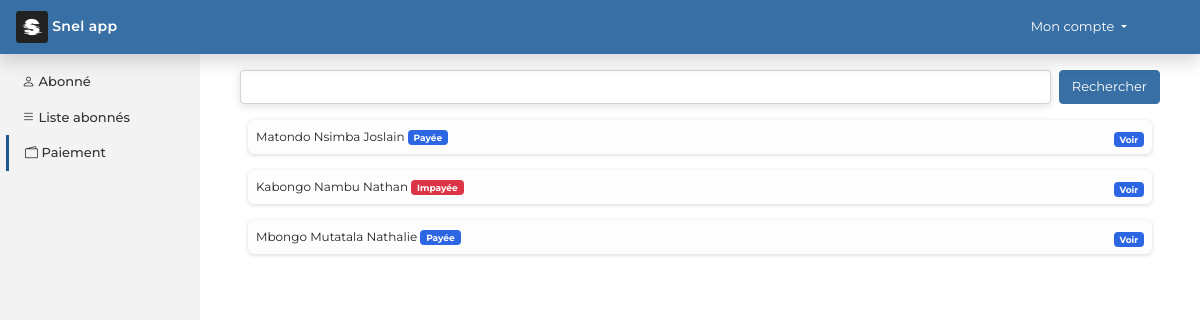
The app's page /app/paiement/ (signed in) with its own data.
### app/models.py (models this page shows, shortened)
class Invoice(models.Model):
    invoice_code = models.CharField(max_length=20, unique=True)
    souscriber = models.ForeignKey(Subscriber, on_delete=models.CASCADE)
    month = models.CharField(max_length=50)
    index_invoice = models.CharField(max_length=50)
    consommation = models.CharField(max_length=50)
    amount = models.DecimalField(max_digits=10, decimal_places=2)
    status = models.CharField(max_length=50, default='Impayée')
    date_invoice = models.DateField(auto_now_add=True, auto_created=True)

class Subscriber(models.Model):
    code_subscriber = models.CharField(max_length=20)
    name = models.CharField(max_length=50)
    last_name = models.CharField(max_length=50)
    first_name = models.CharField(max_length=50)
    address = models.CharField(max_length=200)
    type_subscriber = models.CharField(max_length=50)
    center = models.ForeignKey(Center, on_delete=models.CASCADE)

### app/views.py (the view)
# urls.py: path("paiement/", Paiement.as_view(), name="paiement"),
class Paiement(View):
    template_name = "app/paiement.html"
    title = "Paiement"
    def get(self, request):
        agent = Agent.objects.get(user__id = request.user.id)
        center = agent.center
        q = request.GET.get('q')
        if q:
            invoices = Invoice.objects.filter(invoice_code__contains=q, souscriber__center=center) | Invoice.objects.filter(souscriber__name__contains=q)
        else:
            invoices = Invoice.objects.filter(souscriber__center=center)
        return render(request, self.template_name, {
            'title':self.title,
            'invoices':invoices
        })

### templates/app/paiement.html
{% extends 'main_app.html' %}
{% load static %}
{% block main_app %}
       <form method="get" class="p-3">
            <div class="d-flex justify-content-between">
            <input type="search" name="q" class="form-control me-2" id="search">
                 <button type="submit" class="btn btn-primary">Rechercher</button>
            </div>
        </form>
         <div class="container">
            {% for item in invoices %}
                <p class="cvs p-2">
                    {{item.souscriber.name}}  {{item.souscriber.last_name}}  {{item.souscriber.first_name}}
                    {% if item.status == 'Impayée'  %}
                        <a href="{% url 'update_invoice' item.id %}">
                            <span class="badge bg-danger" data-toggle="tooltip" data-placement="top" title="Payer la facture">{{item.status}}</span>
                        </a>
                    {% else %}
                            <span class="badge bg-primary">{{item.status}}</span>
                    {% endif %}
                    <a href="{% url 'generate_pdf' item.id %}">
                        <span class="badge bg-primary float-end mt-1">Voir</span>
                    </a>
                </p>
                {% empty %}
                    <p class="text-center text-gray mt-4"><i class="bi bi-view-list"></i> Liste vide pour le moment !</p>
            {% endfor %}
        </div>
    </div>
{% endblock main_app %}

### templates/main_app.html (shortened to what this page needs)
{% extends 'main.html' %}
{% load static %}
{% block main %}
    <header class="navbar navbar-dark sticky-top bg-dark flex-md-nowrap p-0 shadow">
        <a class="navbar-brand col-md-3 col-lg-2 me-0 fs-6 px-3" href=""> <img src="{% static 'image/favicon-32x32.png' %}" class="img-fluid"> Snel app</a>
        <div class="dropdown account">
            <button class="btn dropdown-toggle text-white" type="button" data-bs-toggle="dropdown" aria-expanded="false">
                Mon compte
            </button>
        </div>
    </header>
    <div class="container-fluid">
        <div class="row">
            <nav id="sidebarMenu" class="col-md-3 col-lg-2 d-md-block bg-light sidebar collapse">
                <div class="position-sticky pt-3">
                    <ul class="nav flex-column">
                        <li class="nav-item">
                            <a href="{% url 'create_subscribers' %}" class="nav-link {% if title == 'Abonné' %}active{% endif %}"><i class="bi bi-person"></i> Abonné</a>
                        </li>
                        <li class="nav-item">
                            <a href="{% url 'read_subscribers' %}" class="nav-link {% if title == 'Liste abonnés' %}active{% endif %}"><i class="bi bi-list"></i> Liste abonnés</a>
                        </li>
                        <li class="nav-item">
                            <a href="{% url 'paiement' %}" class="nav-link {% if title == 'Paiement' %}active{% endif %}"><i class="bi bi-wallet2"></i> Paiement</a>
                        </li>
                    </ul>
                </div>
            </nav>
            <main class="col-md-9 ms-sm-auto col-lg-10 px-md-4">
                {% block main_app %}
                {% endblock main_app %}
        </div>
{% endblock main %}

### templates/main.html (shortened to what this page needs)
{% load static %}
<!DOCTYPE html>
<html lang="fr">
<head>
    <link rel="stylesheet" href="{% static 'css/bootstrap.css' %}">
    <link rel="stylesheet" href="{% static 'icon/bootstrap-icons.css' %}">
    <link rel="stylesheet" href="{% static 'css/app.css' %}">
</head>
<body>
    {% block main %}
    {% endblock main %}
</body>
</html>

### static/css/app.css (style rules this page uses)
body { font-family: 'Montserrat', sans-serif; font-size: 13.5px; }
.navbar { background-color: #386FA4 !important; }
.navbar-brand { padding-top: .70rem; padding-bottom: .70rem; font-size: 14px !important; letter-spacing: 0.3px; font-weight: 550; }
.sidebar { position: fixed; top: 0; bottom: 0; left: 0; z-index: 100; padding: 48px 0 0; background-color: rgb(243, 243, 243) !important; }
.sidebar .nav-link { font-weight: 500; color: #333; margin-left: 6px; font-size: 13px; }
.active { border-left: 3px solid #1e588e; }
.account { position: relative; margin-right: 60px; background-color: inherit; }
.cvs { background-color: rgb(253, 253, 253); border-radius: 6px; font-size: 12px; box-shadow: rgba(0, 0, 0, 0.16) 0px 1px 4px; }

### records on screen
Invoice: souscriber.name "Matondo", souscriber.last_name "Nsimba", souscriber.first_name "Joslain", status "Payée"
Invoice: souscriber.name "Kabongo", souscriber.last_name "Nambu", souscriber.first_name "Nathan", status "Impayée"
Invoice: souscriber.name "Mbongo", souscriber.last_name "Mutatala", souscriber.first_name "Nathalie", status "Payée"
